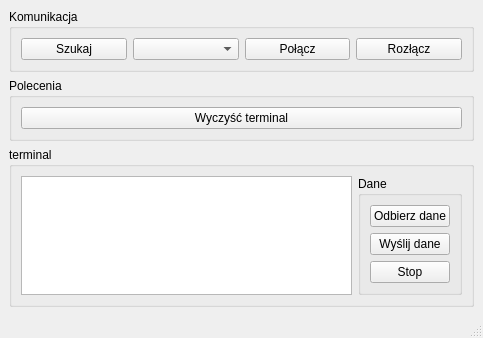
<?xml version="1.0" encoding="UTF-8"?>
<ui version="4.0">
 <class>MainWindow</class>
 <widget class="QMainWindow" name="MainWindow">
  <property name="geometry">
   <rect>
    <x>0</x>
    <y>0</y>
    <width>483</width>
    <height>292</height>
   </rect>
  </property>
  <property name="windowTitle">
   <string>MainWindow</string>
  </property>
  <widget class="QWidget" name="centralwidget">
   <layout class="QVBoxLayout" name="verticalLayout">
    <item>
     <widget class="QGroupBox" name="groupBox">
      <property name="title">
       <string>Komunikacja</string>
      </property>
      <layout class="QHBoxLayout" name="horizontalLayout">
       <item>
        <widget class="QPushButton" name="pushButton_szukaj">
         <property name="text">
          <string>Szukaj</string>
         </property>
        </widget>
       </item>
       <item>
        <widget class="QComboBox" name="comboBox_urzadzenia"/>
       </item>
       <item>
        <widget class="QPushButton" name="pushButton_polacz">
         <property name="text">
          <string>Połącz</string>
         </property>
        </widget>
       </item>
       <item>
        <widget class="QPushButton" name="pushButton_rozlacz">
         <property name="text">
          <string>Rozłącz</string>
         </property>
        </widget>
       </item>
      </layout>
     </widget>
    </item>
    <item>
     <widget class="QGroupBox" name="groupBox_3">
      <property name="title">
       <string>Polecenia</string>
      </property>
      <layout class="QVBoxLayout" name="verticalLayout_2">
       <item>
        <widget class="QPushButton" name="pushButton_wyczysc">
         <property name="text">
          <string>Wyczyść terminal</string>
         </property>
        </widget>
       </item>
      </layout>
     </widget>
    </item>
    <item>
     <widget class="QGroupBox" name="groupBox_2">
      <property name="title">
       <string>terminal</string>
      </property>
      <layout class="QHBoxLayout" name="horizontalLayout_2">
       <item>
        <widget class="QTextEdit" name="textEdit"/>
       </item>
       <item>
        <widget class="QGroupBox" name="groupBox_4">
         <property name="title">
          <string>Dane</string>
         </property>
         <layout class="QVBoxLayout" name="verticalLayout_3">
          <item>
           <widget class="QPushButton" name="pushButton_odbierz">
            <property name="text">
             <string>Odbierz dane</string>
            </property>
           </widget>
          </item>
          <item>
           <widget class="QPushButton" name="pushButton_wyslij">
            <property name="text">
             <string>Wyślij dane</string>
            </property>
           </widget>
          </item>
          <item>
           <widget class="QPushButton" name="pushButton_stop">
            <property name="text">
             <string>Stop</string>
            </property>
           </widget>
          </item>
         </layout>
        </widget>
       </item>
      </layout>
     </widget>
    </item>
   </layout>
  </widget>
  <widget class="QMenuBar" name="menubar">
   <property name="geometry">
    <rect>
     <x>0</x>
     <y>0</y>
     <width>483</width>
     <height>17</height>
    </rect>
   </property>
  </widget>
  <widget class="QStatusBar" name="statusbar"/>
 </widget>
 <resources/>
 <connections/>
</ui>
